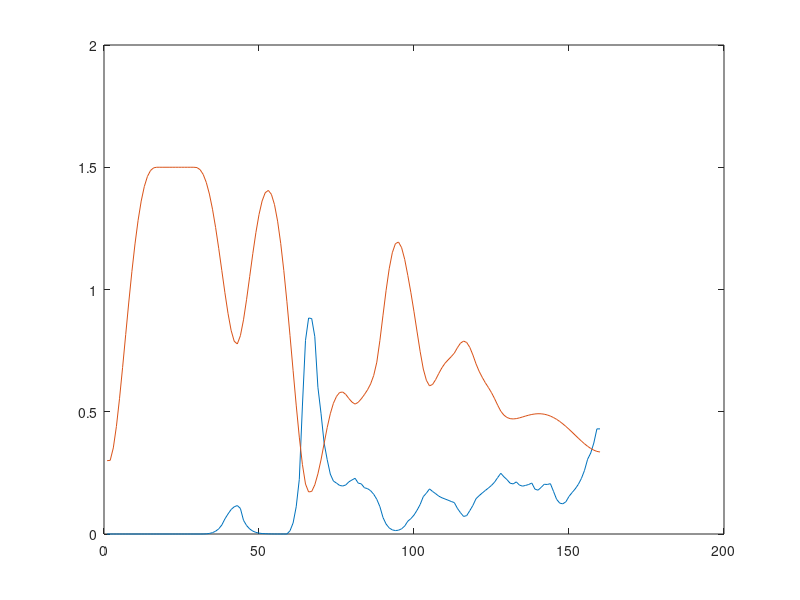

Here is the MATLAB script that generated this plot:
clc;clear
A=[0 0.3 
0 0.301143 
0 0.352146 
0 0.440049 
0 0.553242 
0 0.681459 
0 0.815786 
0 0.948658 
0 1.07386 
0 1.18654 
0 1.28318 
0 1.36163 
0 1.42108 
0 1.46207 
0 1.4865 
0 1.49761 
0 1.5 
0 1.5 
0 1.5 
0 1.5 
0 1.5 
0 1.5 
0 1.5 
0 1.5 
0 1.5 
0 1.5 
0 1.5 
0 1.5 
0 1.5 
0 1.49857 
0 1.49009 
0.000116969 1.47069 
0.000700879 1.43783 
0.00230211 1.39035 
0.0055826 1.32842 
0.0113897 1.25356 
0.0210623 1.16865 
0.0367134 1.0779 
0.0617428 0.986896 
0.0819461 0.902559 
0.100047 0.833161 
0.111366 0.788494 
0.116261 0.777165 
0.104534 0.811239 
0.0561036 0.875985 
0.0345522 0.959956 
0.0205851 1.05306 
0.0118217 1.14654 
0.00659505 1.23301 
0.00360156 1.30644 
0.0019377 1.36195 
0.00131761 1.39578 
0.000696932 1.40535 
0.000366894 1.38921 
0.000192676 1.34703 
0.000101133 1.2796 
5.31463e-05 1.18883 
2.80026e-05 1.07773 
1.48126e-05 0.950345 
0.013183 0.811824 
0.0451905 0.668332 
0.111371 0.527055 
0.223645 0.396174 
0.523429 0.284692 
0.791998 0.204471 
0.883395 0.172066 
0.881189 0.174063 
0.807121 0.201154 
0.600273 0.246025 
0.493813 0.302999 
0.372597 0.369969 
0.30411 0.435423 
0.245045 0.491776 
0.216564 0.534605 
0.208203 0.56272 
0.19871 0.578721 
0.196307 0.580752 
0.200694 0.570764 
0.213459 0.553981 
0.221067 0.539471 
0.227935 0.531259 
0.208122 0.538669 
0.205013 0.552977 
0.189138 0.570192 
0.18563 0.589587 
0.177128 0.613709 
0.162565 0.64838 
0.141829 0.702698 
0.111821 0.791738 
0.0675077 0.894983 
0.0405571 0.996778 
0.0248921 1.08486 
0.016786 1.1503 
0.0140465 1.18748 
0.0155227 1.19412 
0.0212063 1.17124 
0.0326132 1.12321 
0.0522739 1.05769 
0.063034 0.98687 
0.077466 0.908878 
0.0975275 0.826337 
0.121123 0.745182 
0.152924 0.674645 
0.167082 0.628486 
0.184509 0.605799 
0.173881 0.611754 
0.164796 0.631933 
0.154783 0.65675 
0.148191 0.679882 
0.143249 0.698276 
0.13829 0.712143 
0.133052 0.725337 
0.128504 0.739634 
0.104816 0.761956 
0.0870412 0.780684 
0.0718317 0.788983 
0.0752053 0.783302 
0.0955095 0.763378 
0.116906 0.732231 
0.144334 0.696161 
0.156655 0.665709 
0.167463 0.641106 
0.178037 0.618736 
0.187924 0.599187 
0.198883 0.578101 
0.212294 0.553467 
0.231061 0.526595 
0.248368 0.502185 
0.234068 0.48623 
0.22233 0.476575 
0.207728 0.471794 
0.204912 0.470626 
0.213086 0.47197 
0.200209 0.474886 
0.195781 0.478591 
0.198743 0.482459 
0.20248 0.486017 
0.208502 0.488953 
0.183595 0.491004 
0.179188 0.491958 
0.190474 0.491655 
0.203348 0.489982 
0.202603 0.486875 
0.205807 0.482314 
0.174302 0.476323 
0.142017 0.468965 
0.126383 0.460341 
0.123407 0.45059 
0.131944 0.439886 
0.153729 0.428431 
0.169537 0.41646 
0.184557 0.404234 
0.202823 0.392038 
0.227145 0.380178 
0.260079 0.368982 
0.3057 0.35879 
0.331074 0.34996 
0.371916 0.342857 
0.429966 0.337858 
0.429966 0.335374 
    ];
y1=A(:,1);
y2=A(:,2);
x=1:160;
plot(x,y1)
hold on
plot(x,y2)